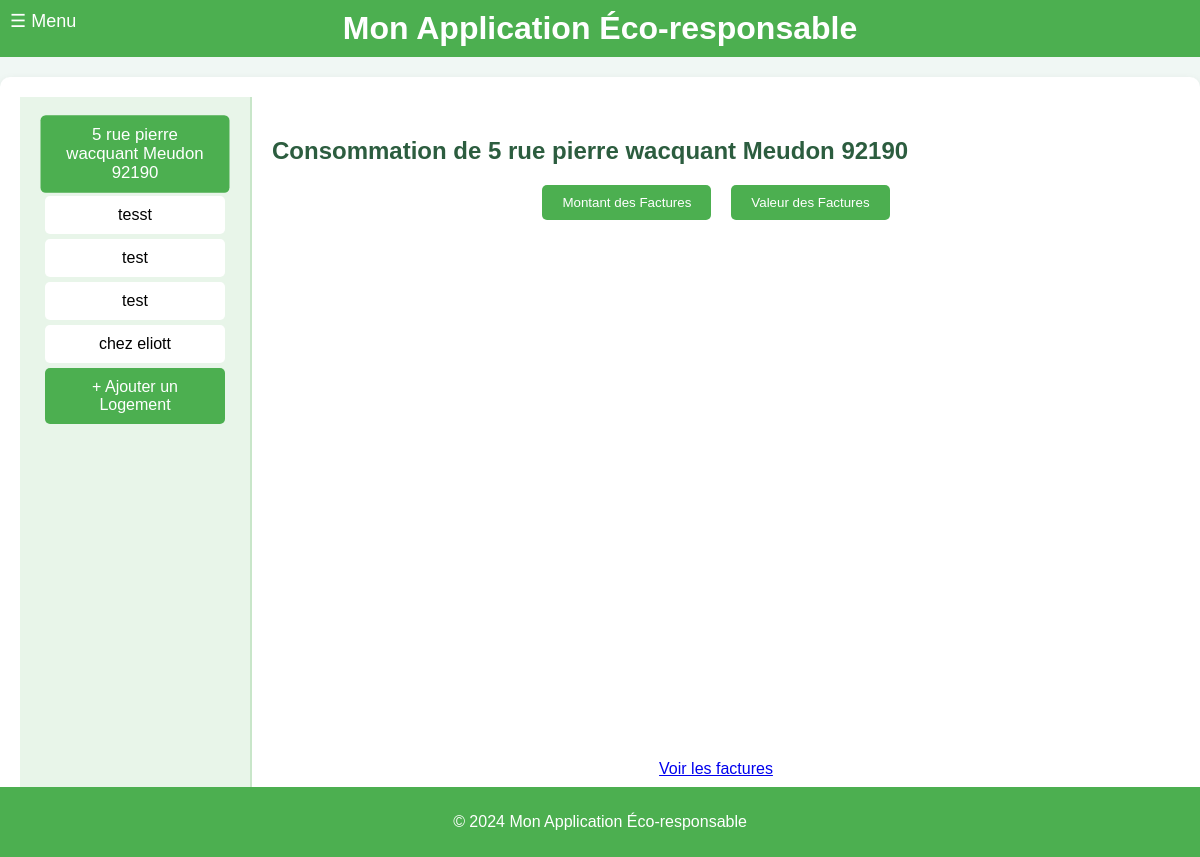
The app's page /consommation_par_logement, older data.
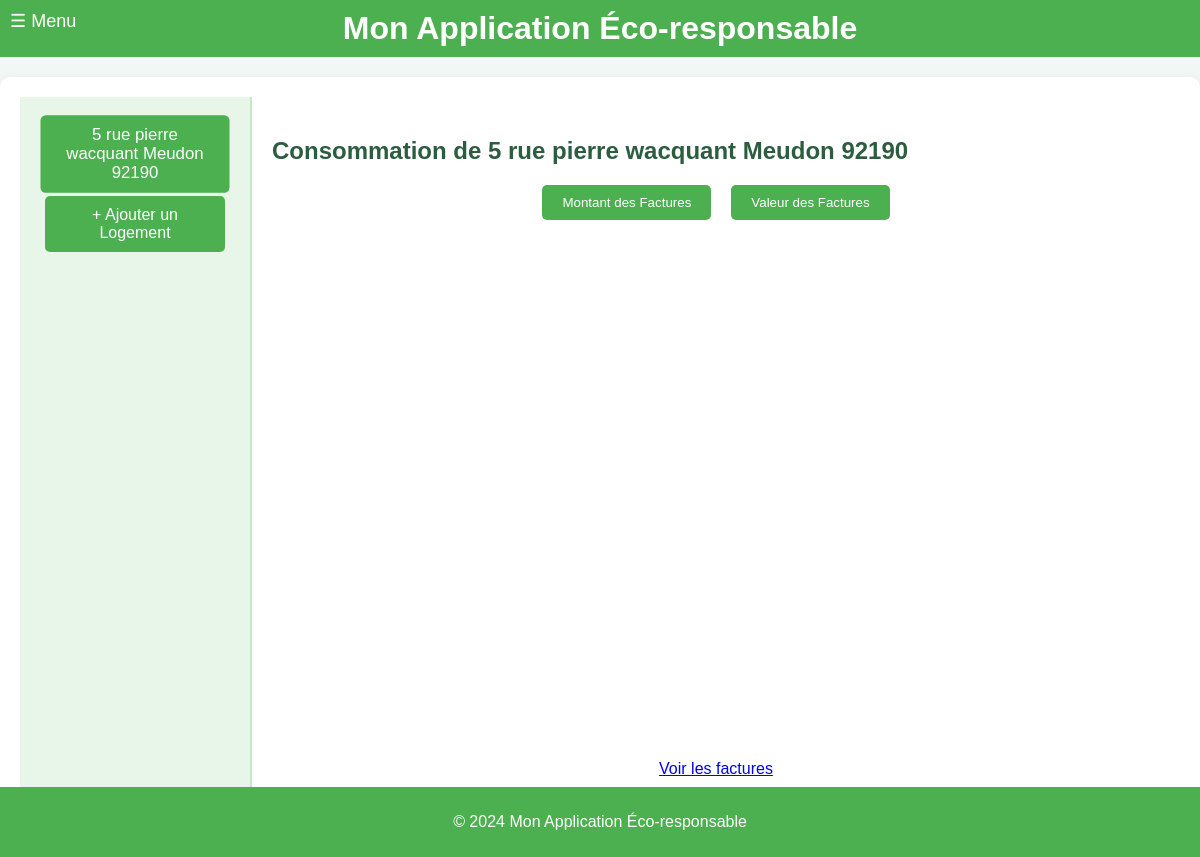
The same page, newer data.
### tables this page shows
CREATE TABLE Housing (
housing_id INTEGER PRIMARY KEY, -- Identifiant unique pour chaque logement
address VARCHAR(255), -- Adresse du logement
phone_number VARCHAR(20), -- NumÃ©ro de contact pour le logement
ip_address VARCHAR(15), -- Adresse IP associÃ©e au logement
insert_date TIMESTAMP DEFAULT CURRENT_TIMESTAMP -- Horodatage de l'ajout de l'enregistrement
);

### main.py (the view)
@app.get("/consommation_par_logement", response_class=HTMLResponse)
def consommation_par_logement(request: Request, logement_id: int = None):
    conn = get_db_connection()
    logements = conn.execute("SELECT housing_id, address FROM Housing").fetchall()
    if logement_id is None:
        logement_id = 1  # Sélection par défaut du logement 1
    selected_logement = conn.execute(
        "SELECT address FROM Housing WHERE housing_id = ?", (logement_id,)
    ).fetchone()
    factures = conn.execute(
        "SELECT type, SUM(amount) as total_amount, SUM(value) as total_value "
        "FROM Invoice WHERE housing_id = ? GROUP BY type", (logement_id,)
    ).fetchall()
    chart_data = {
        "amount": [["Type", "Montant"]] + [ [row["type"], row["total_amount"]] for row in factures],
        "value": [["Type", "Valeur"]] + [ [row["type"], row["total_value"]] for row in factures],
    }
    message = "Aucune facture assignée à ce logement." if not factures else ""
    conn.close()
    return templates.TemplateResponse("consommation_par_logement.html", {
        "request": request,
        "logements": logements,
        "selected_id": logement_id,
        "selected_logement_address": selected_logement["address"] if selected_logement else "Logement par Défaut",
        "chart_data": chart_data,
        "message": message
    })

### templates/consommation_par_logement.html (shortened to what this page needs)
{% extends "layout.html" %}
{% block content %}
<div class="container">
    <div class="menu">
        {% for logement in logements %}
        <div class="menu-item {% if logement.housing_id == selected_id %}active{% endif %}"
            onclick="location.href='?logement_id={{ logement.housing_id }}'">
            {{ logement.address }}
        </div>
        {% endfor %}
        <div class="menu-item" style="background-color: #4caf50; color: white;"
            onclick="location.href='http://localhost:8000/logements'">
            + Ajouter un Logement
        </div>
    </div>
    <div class="content">
        <h2>Consommation de {{ selected_logement_address or 'Logement par Défaut' }}</h2>
        {% if message %}
        <p class="message">{{ message }}</p>
        {% else %}
        <div class="chart-toggle">
            <button onclick="setChartType('amount')">Montant des Factures</button>
            <button onclick="setChartType('value')">Valeur des Factures</button>
        </div>
        <div id="chart_div"></div>
        {% endif %}
        <p style="text-align: center; margin-top: 20px;">
            <a href="/visualiser_factures" class="btn">Voir les factures</a>
        </p>
    </div>
</div>
{% endblock %}

Row changes from the older to the newer data that the page shows:
removed Housing: address "tesst"
removed Housing: address "test"
removed Housing: address "test"
removed Housing: address "chez eliott"
